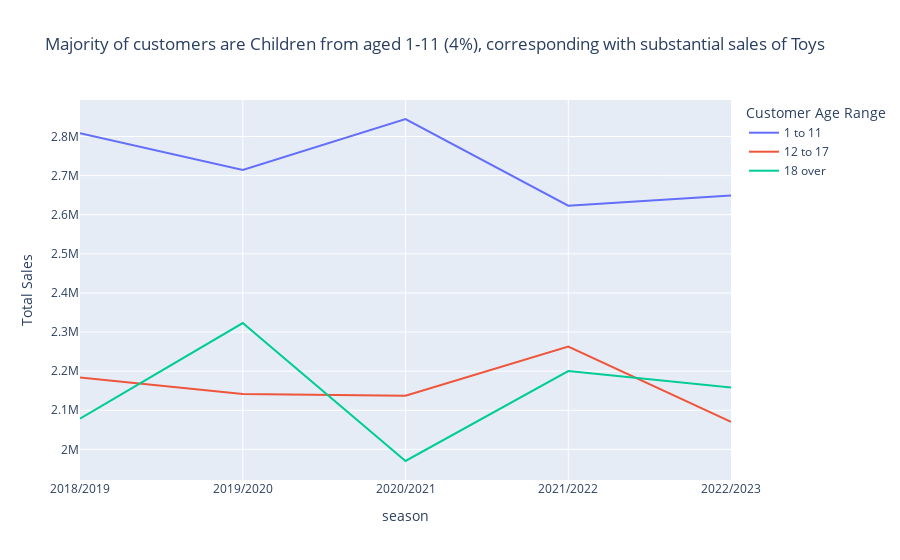

Notebook code cell kept with this figure:
### Code cell
temp = df.groupby(['Customer Age Range', 'season'])['Total Sales'].sum().reset_index()
children_pct = temp[temp['season']=='2022/2023'].groupby('Customer Age Range')['Total Sales'].sum() / sum(temp[temp['season']=='2022/2023']['Total Sales'])* 10

px.line(temp,
        x='season', y='Total Sales', color='Customer Age Range',
        title=f'Majority of customers are Children from aged 1-11 ({round(children_pct.iloc[0])}%), corresponding with substantial sales of Toys')

### Figure 1 — Plotly figure (JSON) as saved in the notebook; plotly's stock layout.template omitted (floating-point values rounded to 4 significant figures)
{"data": [{"hovertemplate": "Customer Age Range=1 to 11<br>season=%{x}<br>Total Sales=%{y}<extra></extra>", "legendgroup": "1 to 11", "line": {"color": "#636efa", "dash": "solid"}, "marker": {"symbol": "circle"}, "mode": "lines", "name": "1 to 11", "orientation": "v", "showlegend": true, "type": "scatter", "x": ["2018/2019", "2019/2020", "2020/2021", "2021/2022", "2022/2023"], "xaxis": "x", "y": [2808000.0, 2714000.0, 2845000.0, 2623000.0, 2649000.0], "yaxis": "y"}, {"hovertemplate": "Customer Age Range=12 to 17<br>season=%{x}<br>Total Sales=%{y}<extra></extra>", "legendgroup": "12 to 17", "line": {"color": "#EF553B", "dash": "solid"}, "marker": {"symbol": "circle"}, "mode": "lines", "name": "12 to 17", "orientation": "v", "showlegend": true, "type": "scatter", "x": ["2018/2019", "2019/2020", "2020/2021", "2021/2022", "2022/2023"], "xaxis": "x", "y": [2184000.0, 2142000.0, 2137000.0, 2263000.0, 2070000.0], "yaxis": "y"}, {"hovertemplate": "Customer Age Range=18 over<br>season=%{x}<br>Total Sales=%{y}<extra></extra>", "legendgroup": "18 over", "line": {"color": "#00cc96", "dash": "solid"}, "marker": {"symbol": "circle"}, "mode": "lines", "name": "18 over", "orientation": "v", "showlegend": true, "type": "scatter", "x": ["2018/2019", "2019/2020", "2020/2021", "2021/2022", "2022/2023"], "xaxis": "x", "y": [2078000.0, 2323000.0, 1970000.0, 2200000.0, 2158000.0], "yaxis": "y"}], "layout": {"legend": {"title": {"text": "Customer Age Range"}, "tracegroupgap": 0}, "title": {"text": "Majority of customers are Children from aged 1-11 (4%), corresponding with substantial sales of Toys"}, "xaxis": {"anchor": "y", "domain": [0, 1], "title": {"text": "season"}}, "yaxis": {"anchor": "x", "domain": [0, 1], "title": {"text": "Total Sales"}}}}
